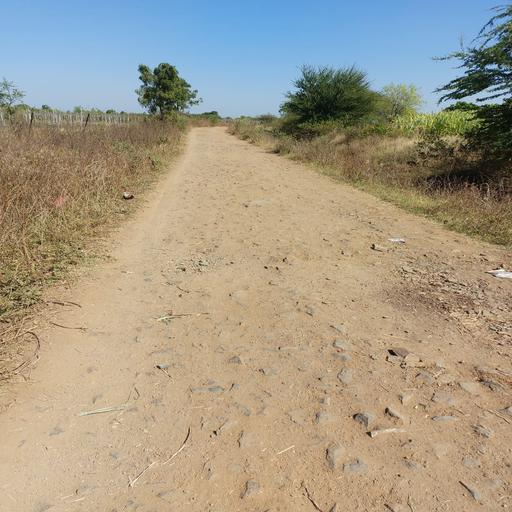
#> input picture Project/Image12.jpg, 512 x 512 px
$ jupyter execute --allow-errors 'Unpaved Road Final.ipynb'
#> lines starting #> are read from the running program, lines starting #| are printed output that depends on the picture; after the words box and inside, x2 and y2 are one past the last pixel; in counts of white or black regions, pixels touching at a corner belong together
#> further down, img1 is the input picture: shape (512, 512, 3); mean B, G, R 136.5, 155, 164.2
[cell 1]
import numpy as np
import skimage.io as io
import skfuzzy as fuzz
import tensorflow as tf
import cv2 as cv
import matplotlib.pyplot as plt
import skimage.io as io

[cell 2]
# Step 1: Vanishing line detection
def detect_vanishing_line(Ir_image):
    # Perform vanishing line detection using the normal distribution
    # Return the vanishing line coordinates
    gray=cv.cvtColor(img1, cv.COLOR_BGR2GRAY)
    edges=cv.Canny(gray,50,150,apertureSize=3)
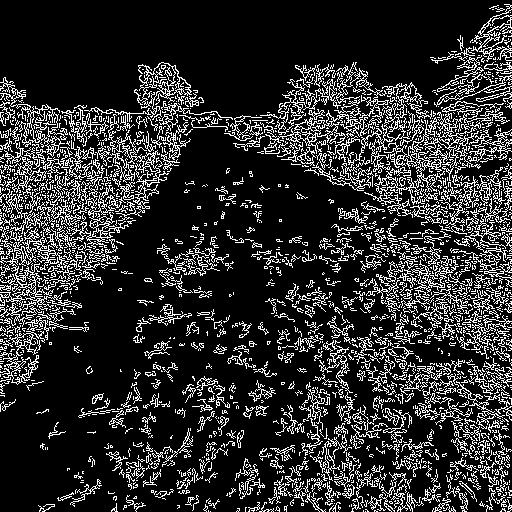
#> edges: shape (512, 512); 18.1% white in thin lines or dots
    lines = cv.HoughLines(edges, 1, np.pi/180, 200)
#> lines = [[74, 2.36], [106, 1.62], [78, 2.36], [76, 2.36], [409, 0.785], [412, 0.785], [120, 1.57], [62, 2.36], [64, 2.36]]
    for line in lines:
        rho, theta = line[0]
        a = np.cos(theta)
        b = np.sin(theta)
        x0 = a*rho
        y0 = b*rho
        x1 = int(x0 + 1000*(-b))
        y1 = int(y0 + 1000*(a))
        x2 = int(x0 - 1000*(-b))
        y2 = int(y0 - 1000*(a))
        cv.line(img1,(x1,y1),(x2,y2),(0,0,255),1)
#> this loop made 9 passes
#> (rho, theta, a, b, x0, y0, x1, y1) on passes 1 to 9: (74, 2.36, -0.707, 0.707, -52.33, 52.33, -759, -654), (106, 1.62, -0.0523, 0.999, -5.55, 105.9, -1004, 53), (78, 2.36, -0.707, 0.707, -55.15, 55.15, -762, -651), (76, 2.36, -0.707, 0.707, -53.74, 53.74, -760, -653), (409, 0.785, 0.707, 0.707, 289.2, 289.2, -417, 996), (412, 0.785, 0.707, 0.707, 291.3, 291.3, -415, 998), (120, 1.57, -4.37e-08, 1, -5.25e-06, 120, -1000, 119), (62, 2.36, -0.707, 0.707, -43.84, 43.84, -750, -663), (64, 2.36, -0.707, 0.707, -45.25, 45.25, -752, -661)
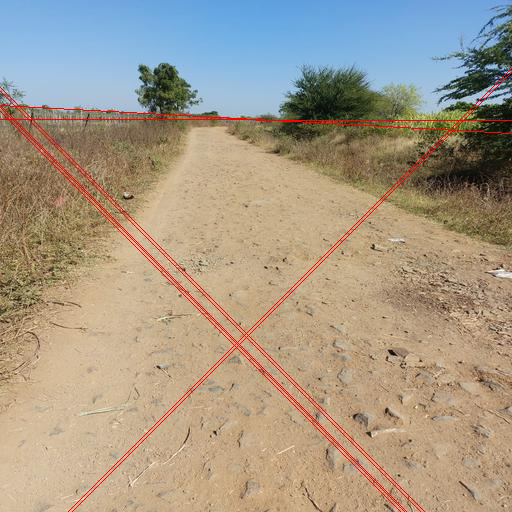
#> img1: shape (512, 512, 3); 1.49% of pixels changed, all inside (x1, y1, x2, y2) = (0, 68, 512, 512)
    return Ir_image

[cell 3]
img1 = cv.imread('Image12.jpg')
plt.imshow(img1)

[cell 4]
vanishing_img=detect_vanishing_line(img1)
plt.imshow(vanishing_img)

[cell 5]
def segment_image(image):
    # Perform image segmentation using the double-Otsu algorithm
    # Return the segmented image
    gray = cv.cvtColor(image, cv.COLOR_BGR2GRAY)
    # Apply median filter for Smoothing the image
    gray = cv.medianBlur(gray, 5)
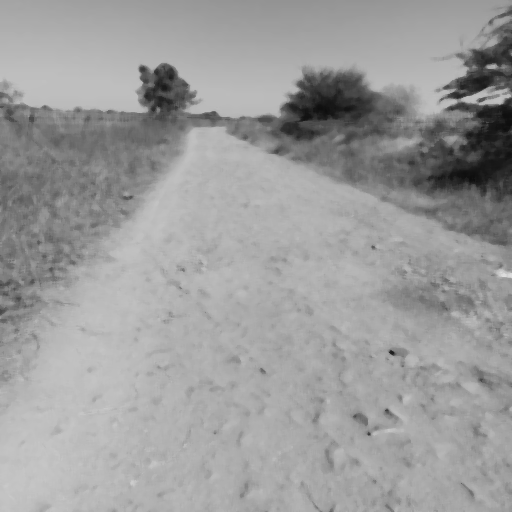
#> gray: shape (512, 512); min 13, max 221, mean 156
    # Apply double-Otsu thresholding to segment the image
    _, segmented_image = cv.threshold(gray, 0, 255, cv.THRESH_BINARY + cv.THRESH_OTSU)
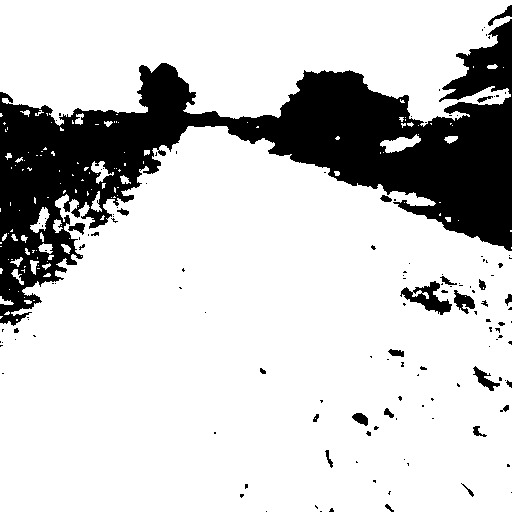
#> segmented_image: shape (512, 512); 79.8% white; 134 black regions (107 under 20 px), largest, box (x1, y1, x2, y2) and area: (0, 19, 512, 326) 50107, (400, 281, 452, 315) 712, (454, 290, 475, 314) 262

    return segmented_image

[cell 6]
# Step 2: Image segmentation
segmented_image = segment_image(vanishing_img)

# Display the segmented image
plt.imshow(segmented_image)

[cell 7]
# Remove small clusters
kernel = np.ones((5,5),np.uint8)
opening = cv.morphologyEx(segmented_image,cv.MORPH_OPEN,kernel, iterations = 3) #First perfom Erosion then Dilation
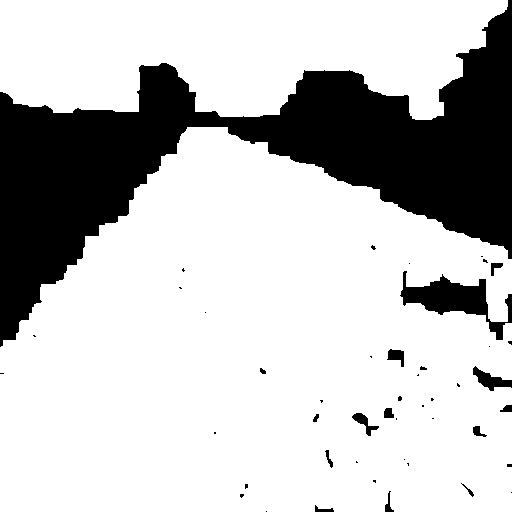
#> opening: shape (512, 512); 76.2% white; 46 black regions (30 under 20 px), largest, box (x1, y1, x2, y2) and area: (0, 0, 512, 347) 58204, (400, 271, 512, 340) 2647, (473, 366, 512, 391) 419

[cell 8]
plt.imshow(opening)

[cell 9]
# Fill in gaps
kernel = np.ones((8,8),np.uint8)
closing = cv.morphologyEx(opening,cv.MORPH_CLOSE,kernel, iterations = 1) #First perfom Dilation then Erosion
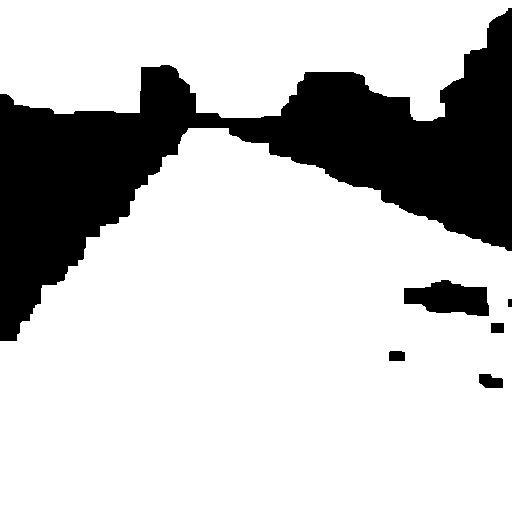
#> closing: shape (512, 512); 76.8% white; 6 black regions, box (x1, y1, x2, y2) and area: (0, 8, 512, 341) 58013, (404, 280, 489, 316) 2142, (479, 374, 503, 388) 270, (389, 351, 405, 361) 156, (491, 323, 504, 333) 130, (508, 299, 512, 307) 32

[cell 10]
plt.imshow(closing)

[cell 11]
# Preprocessing: Convert the image to grayscale
image_gray = closing

# Single-dimensional entries are removed
image_gray = np.squeeze(closing)

# Reshape the grayscale image to a 1D array
image_data = np.reshape(image_gray, (-1, 1))

# Print shape information
#print('Image data shape:', image_data.shape)

# Set the number of clusters (desired segments)
num_clusters = 5

# Set the fuzziness parameter
m = 2.0

# Apply Possibilistic C-Means clustering
#> (the rest of this cell did not finish here and is left out)

[cell 12]
# Display the segmented image
io.imshow(segmented_image)
io.show()

[cell 13]
import cv2
import numpy as np

# Load the image
image = cv2.imread('image13.jpg')
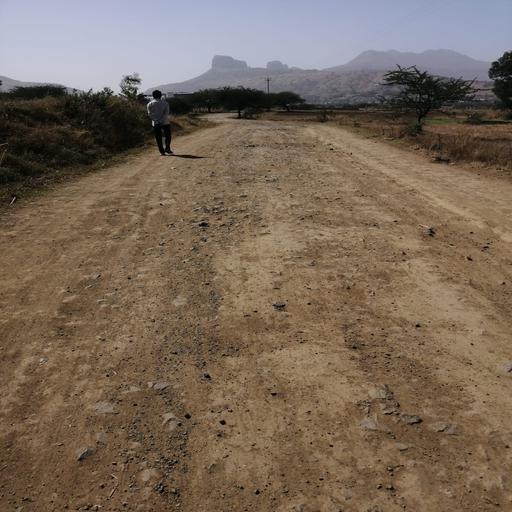
#> input picture Project/image13.jpg, 512 x 512 px
#> image is the input picture: shape (512, 512, 3); mean B, G, R 89, 104.3, 120.7

# Convert the image to grayscale
gray = cv2.cvtColor(image, cv2.COLOR_BGR2GRAY)
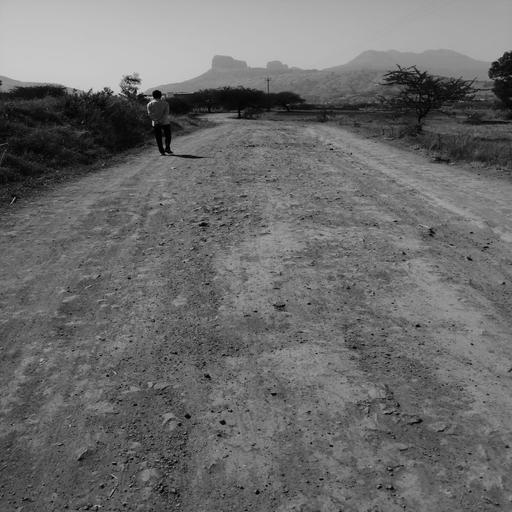
#> gray: shape (512, 512); min 0, max 220, mean 107.4

#gray=segmented_image


# Apply Gaussian blur to reduce noise
blurred = cv2.GaussianBlur(gray, (5, 5), 0)

# Apply Canny edge detection
edges = cv2.Canny(blurred, threshold1=80,threshold2=120)
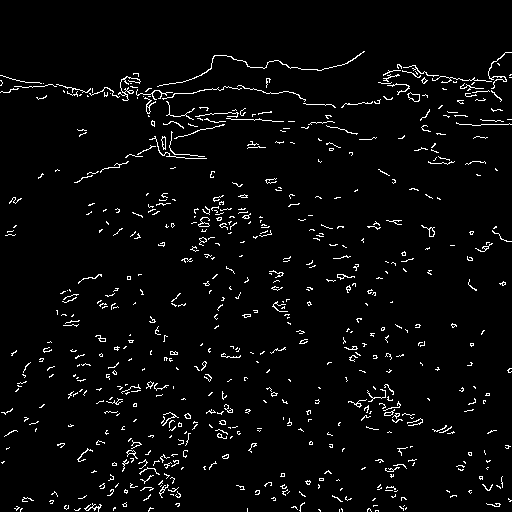
#> edges: shape (512, 512); 3.4% white in thin lines or dots


# Create a binary mask by thresholding the edge image
_, mask = cv2.threshold(edges, 0, 255, cv2.THRESH_BINARY)

# Apply the mask to the original image
masked_image = cv2.bitwise_and(image, image, mask=mask)
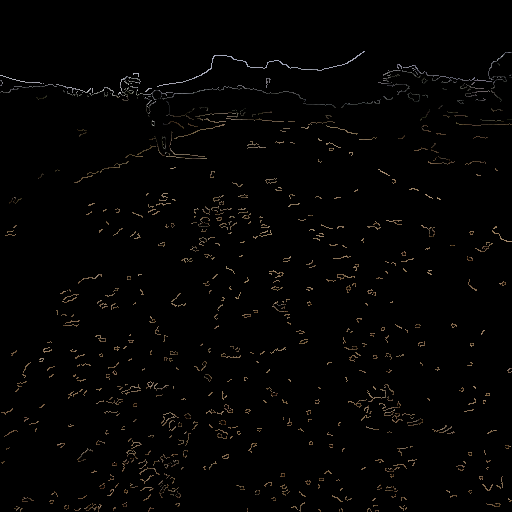
#> masked_image: shape (512, 512, 3); mean B, G, R 2.4, 3, 3.5

# Display the masked image with edges highlighted
cv2.imshow('Original Image with Edges', masked_image)
cv2.waitKey(0)
cv2.destroyAllWindows()
